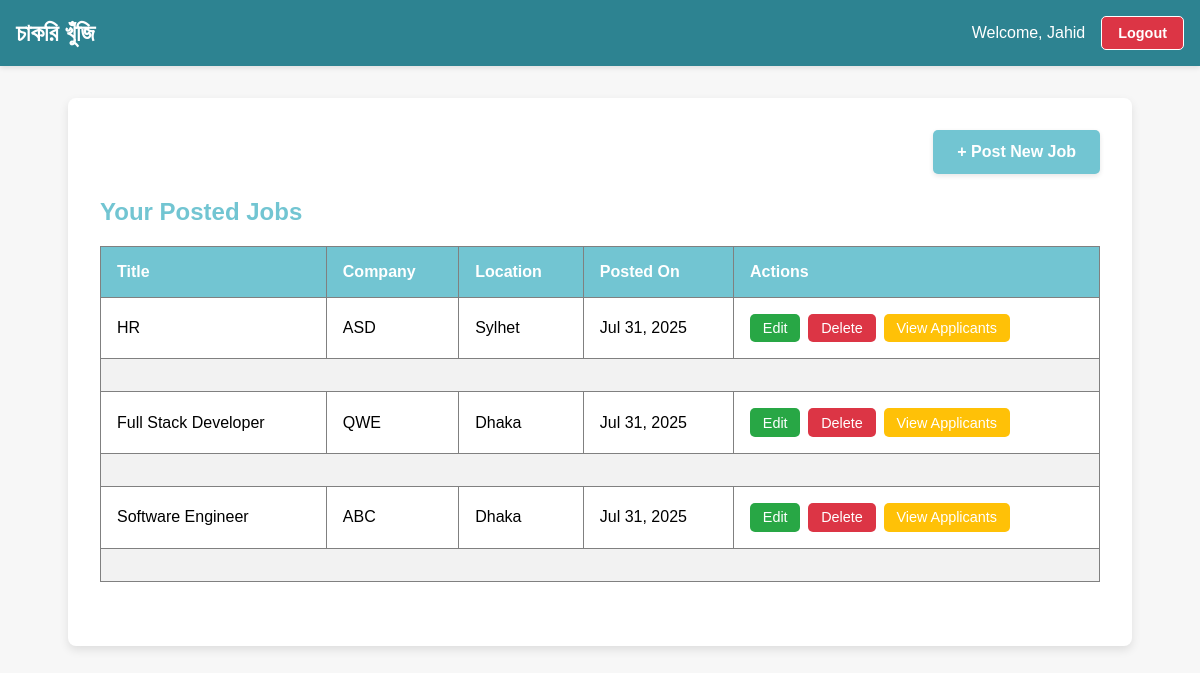
Page /users/dashboard/employer/ (signed in) on the committed database.
### users/models.py (models this page shows)
class CustomUser(AbstractUser):
    ROLE_CHOICES = (
        ('employer', 'Employer'),
        ('applicant', 'Applicant'),
    )
    role = models.CharField(max_length=10, choices=ROLE_CHOICES)

### jobs/models.py (models this page shows, shortened)
class Job(models.Model):
    title = models.CharField(max_length=255)
    company_name = models.CharField(max_length=255)
    location = models.CharField(max_length=255)
    description = models.TextField()
    posted_by = models.ForeignKey(settings.AUTH_USER_MODEL, on_delete=models.CASCADE)
    created_at = models.DateTimeField(auto_now_add=True)

### users/views.py (the view)
# urls.py: path('dashboard/employer/', employer_dashboard, name='employer_dashboard'),
@login_required
def employer_dashboard(request):
    if request.user.role != 'employer':  # Ensure only employers can access this view
        return redirect('dashboard')
    jobs = Job.objects.filter(posted_by=request.user).order_by('-created_at')  # Jobs sorted by most recent
    return render(request, 'users/employer_dashboard.html', {
        'jobs': jobs,  # Pass the jobs and their applications
    })

### users/templates/users/employer_dashboard.html (shortened to what this page needs)
{% extends 'base.html' %}
{% block content %}
<div style="text-align: right; margin-bottom: 1.5rem;">
    <a href="{% url 'post_job' %}" style="background-color: #72C5D2; color: white; text-decoration: none; padding: 0.8rem 1.5rem; border-radius: 5px; font-size: 1rem; font-weight: bold; display: inline-block; box-shadow: 0 2px 5px rgba(0, 0, 0, 0.1); cursor: pointer; transition: background-color 0.3s ease;">
        + Post New Job
    </a>
</div>
<h2>Your Posted Jobs</h2>
<table border="1" style="width: 100%; text-align: left; border-collapse: collapse; margin-bottom: 2rem;">
    <thead>
        <tr>
            <th>Title</th>
            <th>Company</th>
            <th>Location</th>
            <th>Posted On</th>
            <th>Actions</th>
        </tr>
    </thead>
    <tbody>
        {% for job in jobs %}
        <tr>
            <td>{{ job.title }}</td>
            <td>{{ job.company_name }}</td>
            <td>{{ job.location }}</td>
            <td>{{ job.created_at|date:"M d, Y" }}</td>
            <td>
                <div style="display: flex; gap: 0.5rem;">
                    <a href="{% url 'edit_job' job.id %}" style="background-color: #28a745; color: white; text-decoration: none; padding: 0.4rem 0.8rem; border-radius: 5px; font-size: 0.9rem; display: inline-block; text-align: center; cursor: pointer;">Edit</a>
                    <a href="{% url 'delete_job' job.id %}" style="background-color: #dc3545; color: white; text-decoration: none; padding: 0.4rem 0.8rem; border-radius: 5px; font-size: 0.9rem; display: inline-block; text-align: center; cursor: pointer;" onclick="return confirm('Are you sure you want to delete this job?');">Delete</a>
                    <button onclick="toggleApplicants('{{ job.id }}')" style="background-color: #ffc107; color: white; border: none; padding: 0.4rem 0.8rem; border-radius: 5px; font-size: 0.9rem; cursor: pointer;">View Applicants</button>
                </div>
            </td>
        </tr>
        <tr>
            <td colspan="5">
            </td>
        </tr>
        {% empty %}
        <tr>
            <td colspan="5">You haven't posted any jobs yet.</td>
        </tr>
        {% endfor %}
    </tbody>
</table>
{% endblock %}

### users/templates/base.html (shortened to what this page needs)
<!DOCTYPE html>
<html lang="en">
<head>
</head>
<body>
    <header style="display: flex; justify-content: space-between; align-items: center; padding: 1rem; background-color: #2D8391; color: white; box-shadow: 0 2px 5px rgba(0, 0, 0, 0.1);">
        <h1 style="margin: 0; font-size: 1.5rem; color: white;">চাকরি খুঁজি</h1>
        {% if user.is_authenticated %}
        <div style="display: flex; align-items: center; gap: 1rem;">
            <span style="font-size: 1rem;">Welcome, {{ user.username }}</span>
            <a href="{% url 'logout' %}" style="color: white; text-decoration: none; background-color: #dc3545; padding: 0.5rem 1rem; border-radius: 5px; font-size: 0.9rem; font-weight: bold; cursor: pointer; transition: background-color 0.3s ease;">
                Logout
            </a>
        </div>
        {% endif %}
    </header>
    <div class="container">
        {% block content %}{% endblock %}
    </div>
</body>
</html>

### users/templates/base.html (style rules this page uses)
body { font-family: 'Arial', sans-serif; margin: 0; padding: 0; background-color: #f7f7f7; }
header { background-color: #72C5D2; color: white; padding: 1rem; display: flex; justify-content: space-between; align-items: center; }
header a { color: white; text-decoration: none; padding: 0.5rem 1rem; border: 1px solid white; border-radius: 5px; }
.container { max-width: 1000px; margin: 2rem auto; background: white; border-radius: 8px; box-shadow: 0px 4px 10px rgba(0, 0, 0, 0.1); padding: 2rem; }
h1, h2, h3 { color: #72C5D2; }
table { width: 100%; border-collapse: collapse; margin-top: 1rem; }
table th, table td { padding: 1rem; text-align: left; }
table th { background-color: #72C5D2; color: white; }
table tr:nth-child(even) { background-color: #f2f2f2; }
button, input[type='submit'], .btn-primary { background-color: #72C5D2; color: white; border: none; padding: 0.5rem 1rem; border-radius: 5px; cursor: pointer; }

### rows in the picture
CustomUser: username "Jahid"
Job: title "HR", company_name "ASD", location "Sylhet", created_at "Jul 31, 2025"
Job: title "Full Stack Developer", company_name "QWE", location "Dhaka", created_at "Jul 31, 2025"
Job: title "Software Engineer", company_name "ABC", location "Dhaka", created_at "Jul 31, 2025"
